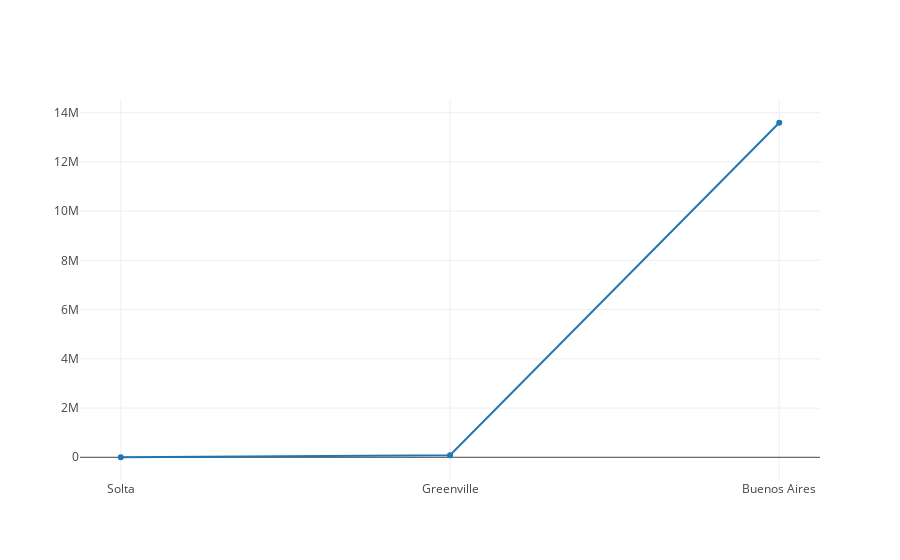

Notebook code cell kept with this figure:
### Code cell
plotly.offline.iplot([trace_first_three_pops, trace_first_three_areas])

### Figure 1 — Plotly figure (JSON) as saved in the notebook; plotly's stock layout.template omitted (floating-point values rounded to 4 significant figures)
{"data": [{"x": ["Solta", "Greenville", "Buenos Aires"], "y": [1700, 84554, 13591863]}, {"text": [], "type": "scatter", "x": [], "y": []}], "layout": {}}
